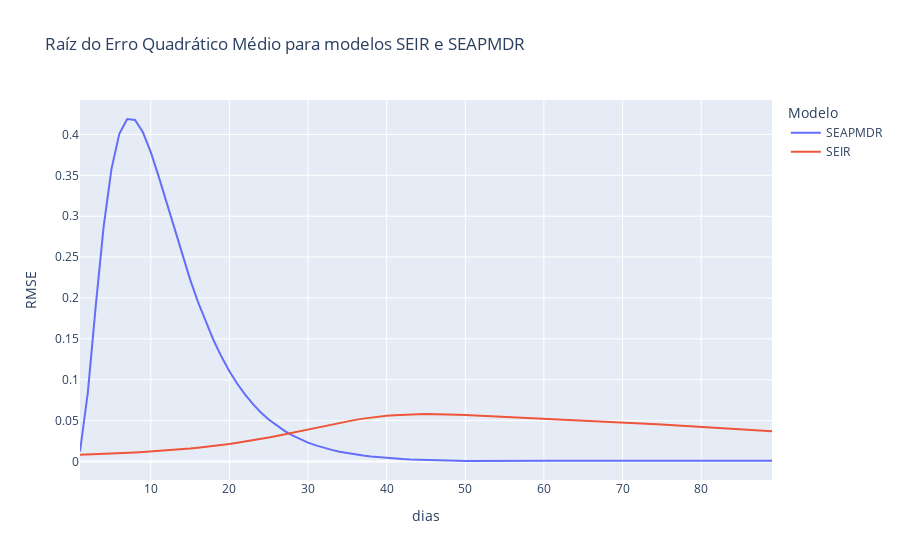

Notebook cell for this chart:
### Markdown cell above
### Visualização dos resultados 

O gráfico a seguir fornece uma visualização de como os resíduos de ambos os modelos se comportam com o aumento do número de dias da previsão. 

Conforme se pode pode observar na figura, ambos os modelos tem resultados bastante parecidos nos primeiros dias. Porém, o modelo original (SEIR) tende a manter resíduos significativamente menores do que o modelo modificado (SEAPMDR) a partir do 18º dia, quando o resíduo desse segundo modelo aumenta em mais de uma ordem de grandeza.

### Code cell
performance_best = performance.loc[performance.scenario=="worst",:]
performance_best = performance_best.loc[performance.days<np.int64(90),:]

fig = px.line(
    performance_best,
    x="days",
    y="rmse",
    color="model",
    title="Raíz do Erro Quadrático Médio para modelos SEIR e SEAPMDR",
    labels={
        "model": "Modelo",
        "days": "dias",
        "rmse": "RMSE",
    }
)

fig.show()

### Figure 1 — Plotly figure (JSON) as saved in the notebook; plotly's stock layout.template omitted (floating-point values rounded to 4 significant figures)
{"data": [{"hovertemplate": "Modelo=SEAPMDR<br>dias=%{x}<br>RMSE=%{y}<extra></extra>", "legendgroup": "SEAPMDR", "line": {"color": "#636efa", "dash": "solid"}, "mode": "lines", "name": "SEAPMDR", "orientation": "v", "showlegend": true, "type": "scatter", "x": [1, 2, 3, 4, 5, 6, 7, 8, 9, 10, 11, 12, 13, 14, 15, 16, 17, 18, 19, 20, 21, 22, 23, 24, 25, 26, 27, 28, 29, 30, 31, 32, 33, 34, 35, 36, 37, 38, 39, 40, 41, 42, 43, 44, 45, 46, 47, 48, 49, 50, 51, 52, 53, 54, 55, 56, 57, 58, 59, 60, 61, 62, 63, 64, 65, 66, 67, 68, 69, 70, 71, 72, 73, 74, 75, 76, 77, 78, 79, 80, 81, 82, 83, 84, 85, 86, 87, 88, 89], "xaxis": "x", "y": [0.01219, 0.08454, 0.19, 0.2865, 0.3577, 0.4007, 0.4189, 0.4177, 0.4026, 0.3784, 0.3487, 0.3166, 0.2841, 0.2525, 0.2227, 0.1953, 0.1703, 0.1479, 0.128, 0.1104, 0.09507, 0.08168, 0.07004, 0.05998, 0.05129, 0.04381, 0.03738, 0.03186, 0.02713, 0.02309, 0.01962, 0.01666, 0.01413, 0.01197, 0.01013, 0.008556, 0.007214, 0.00607, 0.005096, 0.004266, 0.00356, 0.00296, 0.002452, 0.002023, 0.001662, 0.001362, 0.001116, 0.0009202, 0.0007702, 0.0006636, 0.0005972, 0.000565, 0.0005581, 0.0005669, 0.0005851, 0.0006081, 0.0006322, 0.0006558, 0.0006775, 0.0006968, 0.0007138, 0.000729, 0.000742, 0.0007532, 0.0007626, 0.0007702, 0.0007763, 0.0007818, 0.0007868, 0.0007908, 0.000794, 0.0007964, 0.0007982, 0.0007993, 0.0008, 0.0008003, 0.0007999, 0.0007993, 0.0007985, 0.0007973, 0.0007957, 0.0007938, 0.000792, 0.00079, 0.0007879, 0.0007859, 0.0007835, 0.0007811, 0.0007788], "yaxis": "y"}, {"hovertemplate": "Modelo=SEIR<br>dias=%{x}<br>RMSE=%{y}<extra></extra>", "legendgroup": "SEIR", "line": {"color": "#EF553B", "dash": "solid"}, "mode": "lines", "name": "SEIR", "orientation": "v", "showlegend": true, "type": "scatter", "x": [1, 2, 3, 4, 5, 6, 7, 8, 9, 10, 11, 12, 13, 14, 15, 16, 17, 18, 19, 20, 21, 22, 23, 24, 25, 26, 27, 28, 29, 30, 31, 32, 33, 34, 35, 36, 37, 38, 39, 40, 41, 42, 43, 44, 45, 46, 47, 48, 49, 50, 51, 52, 53, 54, 55, 56, 57, 58, 59, 60, 61, 62, 63, 64, 65, 66, 67, 68, 69, 70, 71, 72, 73, 74, 75, 76, 77, 78, 79, 80, 81, 82, 83, 84, 85, 86, 87, 88, 89], "xaxis": "x", "y": [0.00825, 0.00855, 0.008886, 0.009254, 0.009654, 0.01008, 0.01055, 0.01105, 0.01159, 0.01217, 0.0128, 0.01348, 0.01421, 0.015, 0.01586, 0.0168, 0.01781, 0.01891, 0.0201, 0.02138, 0.02277, 0.02425, 0.02585, 0.02754, 0.02934, 0.03122, 0.03319, 0.03521, 0.03728, 0.03937, 0.04145, 0.04351, 0.0455, 0.04741, 0.04921, 0.05088, 0.0524, 0.05374, 0.05491, 0.05588, 0.05666, 0.05725, 0.05766, 0.05789, 0.05797, 0.05791, 0.05774, 0.05748, 0.05714, 0.05674, 0.05631, 0.05586, 0.0554, 0.05493, 0.05447, 0.05402, 0.05357, 0.05313, 0.0527, 0.05228, 0.05186, 0.05143, 0.05101, 0.05058, 0.05014, 0.0497, 0.04924, 0.04877, 0.0483, 0.0478, 0.0473, 0.04678, 0.04626, 0.04572, 0.04517, 0.04461, 0.04405, 0.04348, 0.0429, 0.04232, 0.04174, 0.04116, 0.04057, 0.03999, 0.0394, 0.03882, 0.03824, 0.03766, 0.03709], "yaxis": "y"}], "layout": {"legend": {"title": {"text": "Modelo"}, "tracegroupgap": 0}, "title": {"text": "Raíz do Erro Quadrático Médio para modelos SEIR e SEAPMDR"}, "xaxis": {"anchor": "y", "domain": [0, 1], "title": {"text": "dias"}}, "yaxis": {"anchor": "x", "domain": [0, 1], "title": {"text": "RMSE"}}}}
